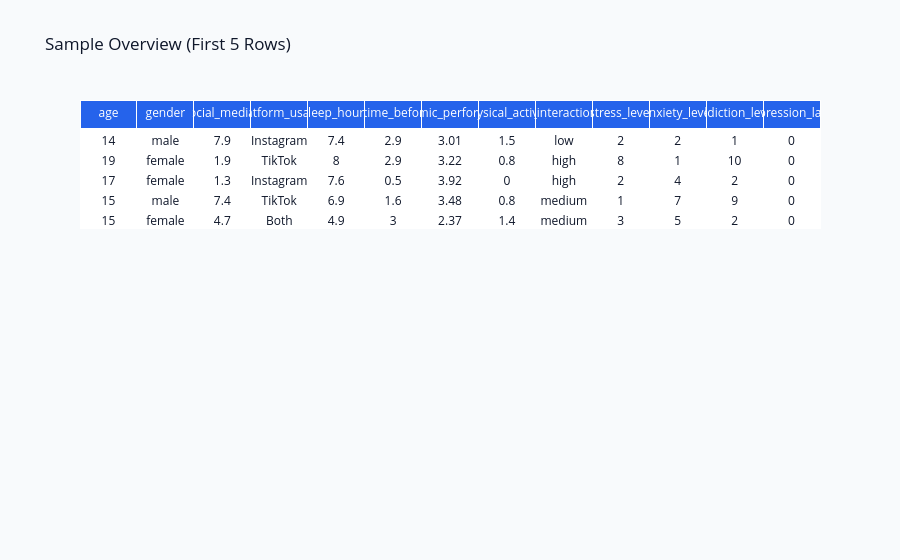

The notebook cell this image was saved under:
### Markdown cell above
## Sample Overview (First 5 Rows)

A preview of the dataset to give stakeholders a sense of the data structure and content.

### Code cell
table_df = df.head(5)
_display_plotly_table(table_df, 'Sample Overview (First 5 Rows)')

### Figure 1 — Plotly figure (JSON) as saved in the notebook; plotly's stock layout.template omitted (floating-point values rounded to 4 significant figures)
{"data": [{"cells": {"fill": {"color": "white"}, "values": [[14, 19, 17, 15, 15], ["male", "female", "female", "male", "female"], [7.9, 1.9, 1.3, 7.4, 4.7], ["Instagram", "TikTok", "Instagram", "TikTok", "Both"], [7.4, 8, 7.6, 6.9, 4.9], [2.9, 2.9, 0.5, 1.6, 3], [3.01, 3.22, 3.92, 3.48, 2.37], [1.5, 0.8, 0, 0.8, 1.4], ["low", "high", "high", "medium", "medium"], [2, 8, 2, 1, 3], [2, 1, 4, 7, 5], [1, 10, 2, 9, 2], [0, 0, 0, 0, 0]]}, "header": {"fill": {"color": "#2563EB"}, "font": {"color": "white"}, "values": ["age", "gender", "daily_social_media_hours", "platform_usage", "sleep_hours", "screen_time_before_sleep", "academic_performance", "physical_activity", "social_interaction_level", "stress_level", "anxiety_level", "addiction_level", "depression_label"]}, "type": "table"}], "layout": {"font": {"color": "#0F172A"}, "paper_bgcolor": "#F8FAFC", "title": {"text": "Sample Overview (First 5 Rows)"}}}
